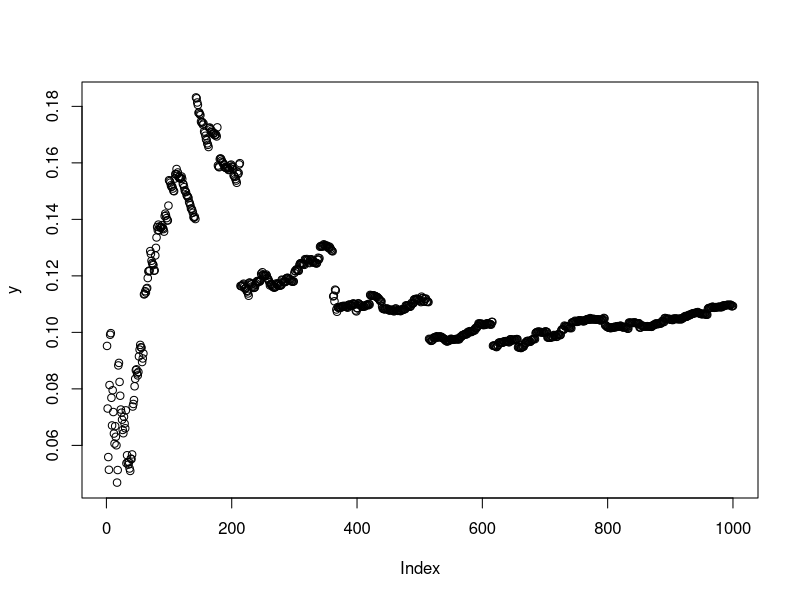

R code for this plot:


xa = rnorm(1000, mean=1,sd=1)
xb = rnorm(1000, mean=10,sd=5)
t.test(xb)
x = xa / xb

y <- cumsum(x) / seq_along(x) 

y <- cumsum(x) / seq_along(x) 


plot(y)






n_samples = 1e4
n_trials = 1e4


df = data.frame(mean_xa = rep(0,n_trials), sd_xa = rep(0,n_trials))

for (n in seq(1, n_trials,1)) {
  xa = rnorm(n_samples, mean=1,sd=3)/rnorm(n_samples, mean=1,sd=3)
  
  df$mean_xa[n] = mean(xa)
  df$sd_xa[n]   = sd(xa)
}

sum(sd(df$mean_xa) < df$sd_xa) / n_trials



